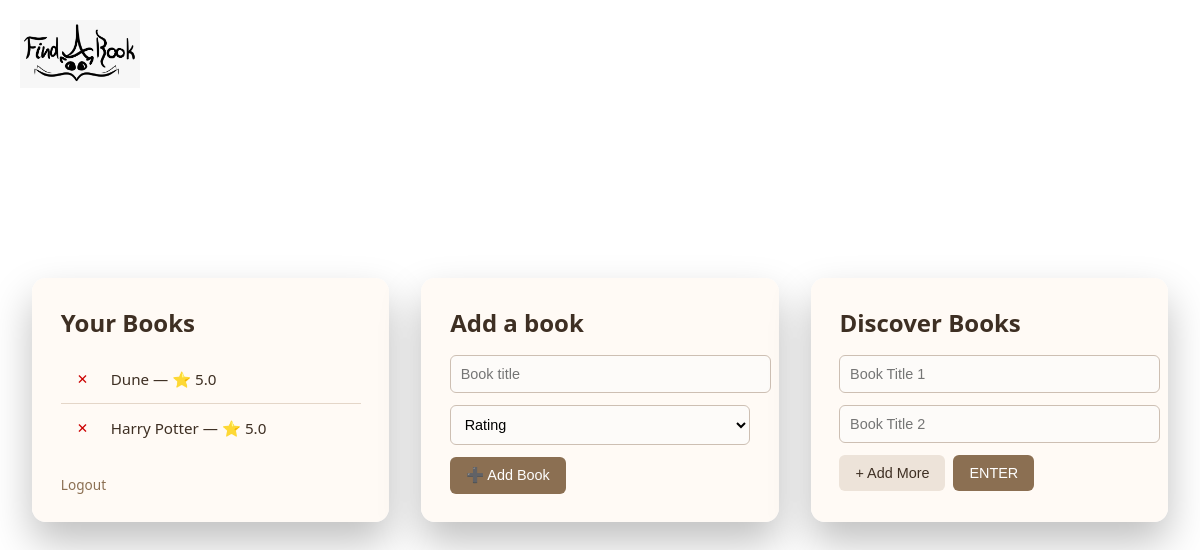
The page /dashboard (signed in) on the database as committed earlier.
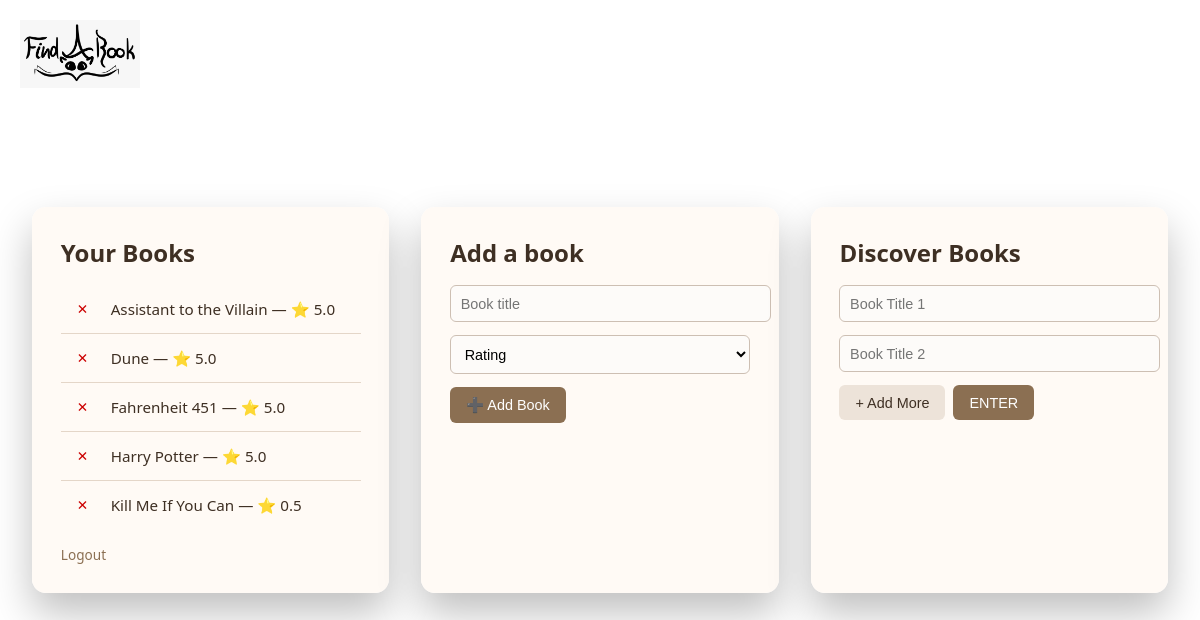
The same page on the database as committed later.
### app/model/user_book.py (models this page shows)
class UserBook(Base):
    __tablename__ = "user_books"
    user_id = Column(
        Integer,
        ForeignKey("users.id"),
        primary_key=True
    )
    book_id = Column(
        Integer,
        ForeignKey("books.id"),
        primary_key=True
    )
    rating = Column(Float, nullable=False)
    __table_args__ = (
        CheckConstraint(
            "rating >= 0.5 AND rating <= 5",
            name="rating_range"
        ),
    )

### app/routes.py (the view)
@main_bp.route("/dashboard")
def dashboard():
    if not require_login():
        return redirect(url_for("auth.login"))
    is_guest = session.get("is_guest", False)
    users_books_and_ratings = []
    if not is_guest:
        user_id = session["user_id"]
        service = MatchingService()
        users_books_and_ratings = service.get_users_books(user_id)
        service.db.close()
    return render_template(
        "dashboard.html",
        books_ratings=users_books_and_ratings,
        is_guest=is_guest  # HTML sayfasına misafir olup olmadığını söylüyoruz
    )

### app/repo/fyb_repo.py (called while the page is built)
    def get_book_titles_and_ratings_for_user(self, user_id: int) -> List[Tuple[int, str, int]]:
        rows = (
            self.db.query(
                Book.id,
                Book.title,
                UserBook.rating
            )
            .join(UserBook, Book.id == UserBook.book_id)
            .filter(UserBook.user_id == user_id)
            .order_by(Book.title)
            .all()
        )
        return rows  # [(id, title, rating)]

### app/routes.py (called while the page is built)
def require_login():
    return "user_id" in session or session.get("is_guest")

### app/service/matching_service.py (called while the page is built)
    def get_users_books(self, user_id: int) -> Union[List[Any], List[Tuple[Book, int]]]:
        titles_and_ratings = self.repo.get_book_titles_and_ratings_for_user(user_id)
        books_and_ratings = [tuple((Book(id=row[0], title=row[1]), row[2])) for row in titles_and_ratings]
        if not books_and_ratings:
            return []
        return books_and_ratings

### app/ui/template/dashboard.html (shortened to what this page needs)
<!DOCTYPE html>
<html lang="en">
<head>
</head>
<body>
<img src="{{ url_for('static', filename='logo_cat.jpeg') }}" alt="Logo" class="page-logo">
<div class="dashboard">
    <div class="container">
        <h2>Your Books</h2>
        <ul class="no-bullets">
        {% for book, rating in books_ratings %}
            <li>
                <form method="post"
                      action="/delete-book"
                      style="display:inline">
                    <button type="submit"
                            style="
                                background:none;
                                border:none;
                                color:#c00;
                                cursor:pointer;
                                font-size:0.9em;
                            "
                            title="Remove from my list">
                        ✕
                    </button>
                </form>
                {{ book.title }} — ⭐ {{ rating }}
            </li>
        {% else %}
            <li>No books yet</li>
        {% endfor %}
    </ul>
        <a href="/logout">Logout</a>
    </div>
    <div class="container">
        <h2>Add a book</h2>
<form method="post" action="/add-book">
  <input
    type="text"
    name="title"
    placeholder="Book title"
    required
  >
  <select name="rating" required>
    <option value="">Rating</option>
  </select>
  <button type="submit">➕ Add Book</button>
</form>
    </div>
    <div class="container">
        <h2>Discover Books</h2>
        <form id="searchForm" action="/results" method="POST">
            <div id="input-container">
                <input type="text" name="book1" placeholder="Book Title 1" required>
                <input type="text" name="book2" placeholder="Book Title 2" required>
            </div>
            <div class="controls">
                <button type="button" id="add-btn">+ Add More</button>
                <button type="submit">ENTER</button>
            </div>
        </form>
    </div>
</div>
</body>
</html>

Rows that differ between the two databases and show on the page:
added UserBook: title "Assistant to the Villain", rating "5.0"
added UserBook: title "Fahrenheit 451", rating "5.0"
added UserBook: title "Kill Me If You Can", rating "0.5"
